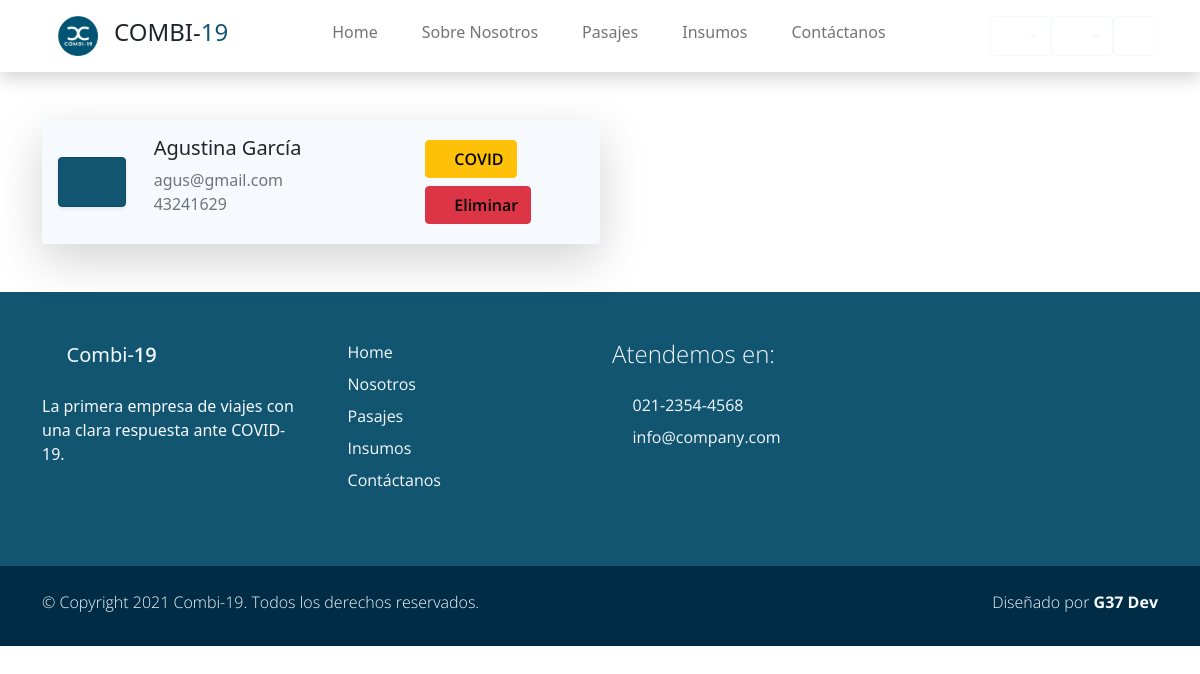
Page /viajes/pasajeros/1 on the earlier database version.
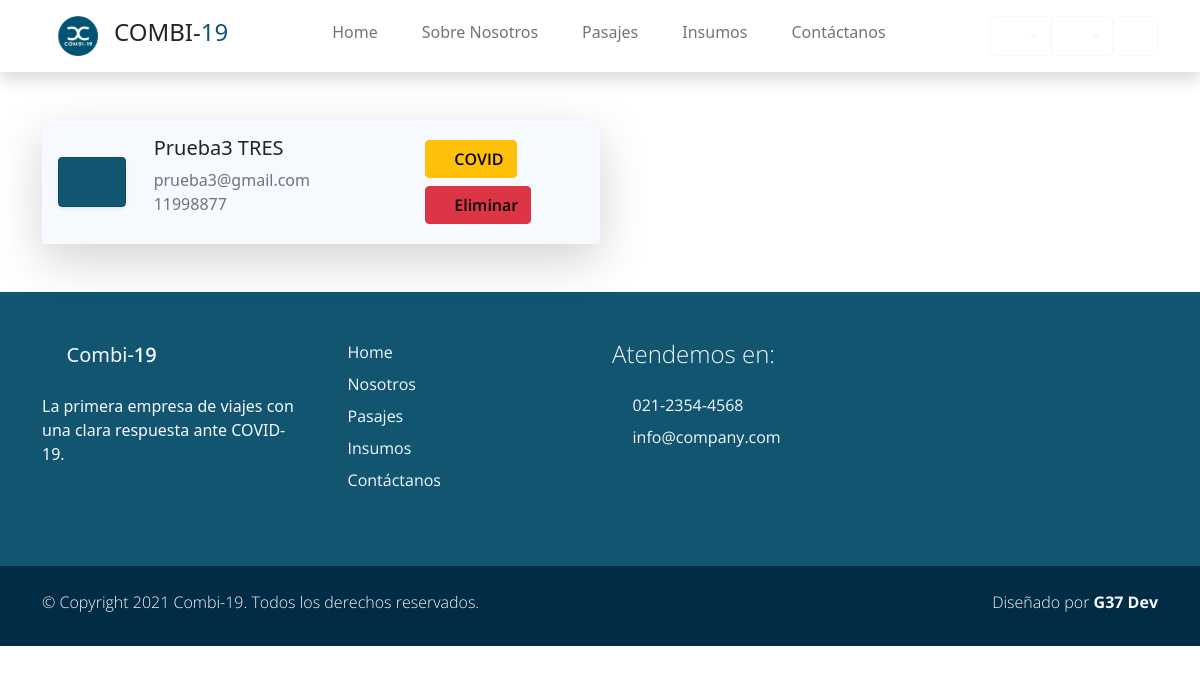
Same page on the later database version.
### users/models.py (models this page shows, shortened)
class Account(AbstractBaseUser):
    email               = models.EmailField(verbose_name="email", max_length=60, unique=True)
    dni                 = models.IntegerField(verbose_name="dni", unique=True,)
    first_name          = models.CharField(max_length=30, verbose_name='Nombre')
    last_name           = models.CharField(max_length=30, verbose_name='Apellido')
    date_of_birth       = models.DateField(blank=True, null=True)
    is_GOLD             = models.BooleanField(default=False)
    _is_admin           = models.BooleanField(default=False)
    is_active           = models.BooleanField(default=True)
    is_staff            = models.BooleanField(default=False)
    _is_superuser       = models.BooleanField(default=False)
    objects = MyAccountManager()
    class Meta:
        verbose_name        = "Usuario"
        verbose_name_plural = "Usuarios"
    USERNAME_FIELD = 'email'
    REQUIRED_FIELDS = ['dni', 'first_name', 'last_name', 'date_of_birth']
    def __str__(self):
        return self.get_full_name()
    def get_full_name(self):
        return f'{self.first_name} {self.last_name}'

### users/views.py (the view)
def pasajeros_view(request, *args, **kwargs):
    viaje_id = kwargs.get("v_id")
    try:
        viaje = Viaje.objects.get(pk=viaje_id)
    except Viaje.DoesNotExist:
        return HttpResponse("Hubo un error")
    context = {"viaje": viaje}
    return render(request, "users/pasajeros.html", context)

### carro/context_processor.py (called while the page is built)
def importe_total(request):
    total=0
    if request.user.is_authenticated:
        if 'carro' in request.session:
            for key,value in request.session['carro'].items():
                total = total +(float(value['precio']))#*value['cantidad'])
    return {'importe_total':total}

### users/templates/users/pasajeros.html (shortened to what this page needs)
{% extends 'Combi19App/base.html' %}
{% load static %}
{% block content %}
<div class="container rounded mt-5 mb-5">
{% if viaje.pasajeros.all %}
    {% for p in viaje.pasajeros.all %}
    <div class="col-xl-6 col-md-6 col-sm-12 ">
        <div  class="card bg-light border-0 shadow-lg overflow-hidden">
            <div class="card-body ">
                <div class="row">
                    <div class="col-2 my-auto">
                        <div href="#" class="card border-0 text-white shadow-sm overflow-hidden">
                            <div class="card partner-wap py-1 px-1">
                                <i class='display-6 text-white bx bx-user mx-auto'></i>
                            </div>
                        </div>
                    </div>
                    <div class=" col-6 px-3">
                        <h5 class="h5 ">{{p}}</h2>
                        <p class="text-muted m-0">{{p.email}}</h2>
                        <p class="text-muted m-0">{{p.dni}}</h2>
                    </div>
                    <div class="col-4">
                        <a href="#" class="btn btn-warning my-1 semi-bold-600"><i class='bx bxs-spreadsheet mx-auto'></i> COVID</a>
                        <a href="{% url 'Eliminar Pasajero' v_id=viaje.id p_id=p.id%}" ><button class="btn btn-danger my-1 semi-bold-600" ><i class='bx bx-block mx-auto'></i> Eliminar</button></a>
                    </div>
                </div>
            </div>
        </div>
    </div>
    {% endfor %}
{% else %}
    <p>No hay pasajeros</p>
{% endif %}
</div>
{% endblock %}

Differences in the rows shown:
no longer on this page (row edited): Account: first_name+last_name "Agustina García", email "agus@gmail.com", dni "43241629"
added Account: first_name+last_name "Prueba3 TRES", email "prueba3@gmail.com", dni "11998877"
